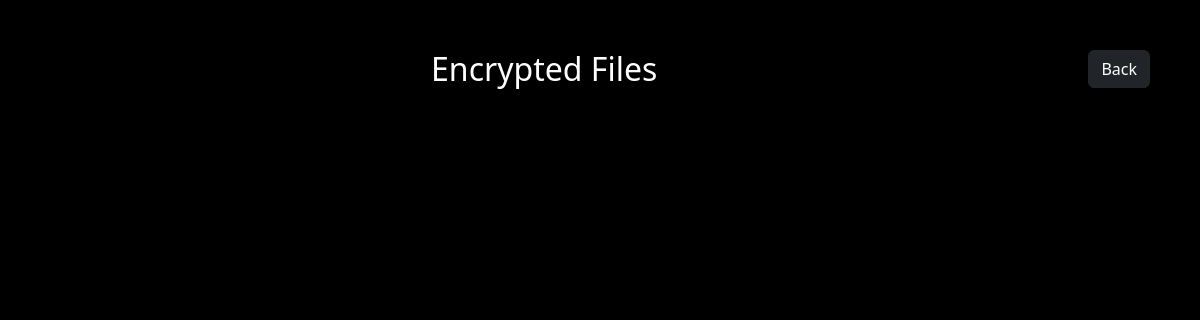
Before: /select/ (signed in) with the older database file.
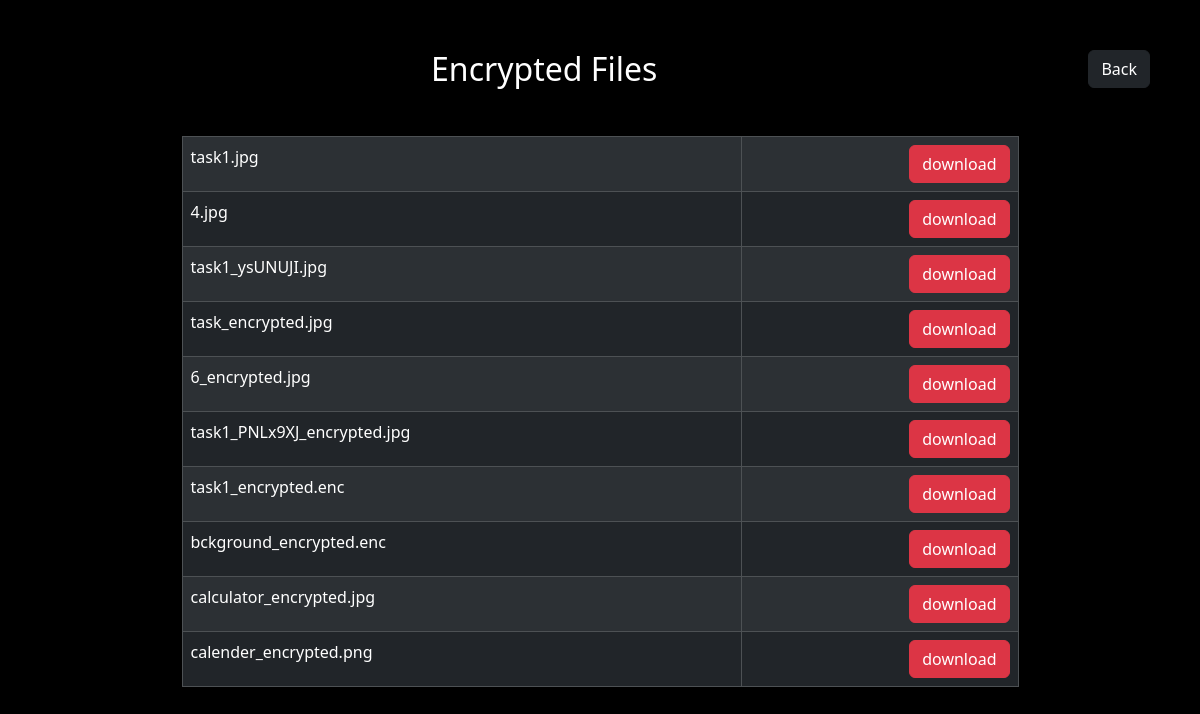
After: the same page with the newer database file.
### app/models.py (models this page shows, shortened)
class EncryptedFile(models.Model):
    algorithm_choices = [
        ('hashes.SHA256', 'hashes.SHA256'),
        ('RSA', 'RSA'),
        ('AES', 'AES'),
    ]
    user_id = models.ForeignKey(User, on_delete=models.CASCADE)
    file = models.FileField()
    password = models.CharField(max_length=100)
    algorith = models.CharField(max_length=20, choices=algorithm_choices)
    date = models.DateField(auto_now_add=True, null=True)
    publickey = models.TextField(max_length=512, null=True, blank=True)
    privatekey = models.TextField(max_length=512, null=True, blank=True)
    file_extension_name = models.TextField(max_length=512, null=True, blank=True)

### app/views.py (the view)
# urls.py: path('select/', views.select),
def select(request):
    tem = request.session['uid']
    vpro = User.objects.get(id=tem)
    encrypted_files = EncryptedFile.objects.filter(user_id=vpro)
    return render(request,'select.html',{'encrypted_files': encrypted_files})

### template/select.html (shortened to what this page needs)
<!DOCTYPE html>
<html lang="en">
    {% load static %}
<head>
    <link href="https://cdn.jsdelivr.net/npm/bootstrap@5.3.2/dist/css/bootstrap.min.css" rel="stylesheet">
</head>
<body>
  <a href="{% url 'userprofile' %}"><button class="btn btn-dark text-white float-end justify-content-around" style="margin-right: 50px;">Back</button></a>
    <div align="center" style="margin-top: 50px;">
    <h2 class="text-white">Encrypted Files</h2>
    <div class="container">
    <table class="table w-75 my-5 table-bordered table-striped table-hover table-dark">
        {% for encrypted_file in encrypted_files %}
        <tr>
          <td>{{ encrypted_file.file }}</td>
          <td align="end"><a href="{{ encrypted_file.file.url }}" download><button class="btn btn-danger ">download</button></a></td>
        </tr>
        {% endfor %}
    </table>
  </div>
    </div>
</body>
</html>

Changed rows visible on the page:
added EncryptedFile: file "task1.jpg"
added EncryptedFile: file "4.jpg"
added EncryptedFile: file "task1_ysUNUJI.jpg"
added EncryptedFile: file "task_encrypted.jpg"
added EncryptedFile: file "6_encrypted.jpg"
added EncryptedFile: file "task1_PNLx9XJ_encrypted.jpg"
added EncryptedFile: file "task1_encrypted.enc"
added EncryptedFile: file "bckground_encrypted.enc"
added EncryptedFile: file "calculator_encrypted.jpg"
added EncryptedFile: file "calender_encrypted.png"
